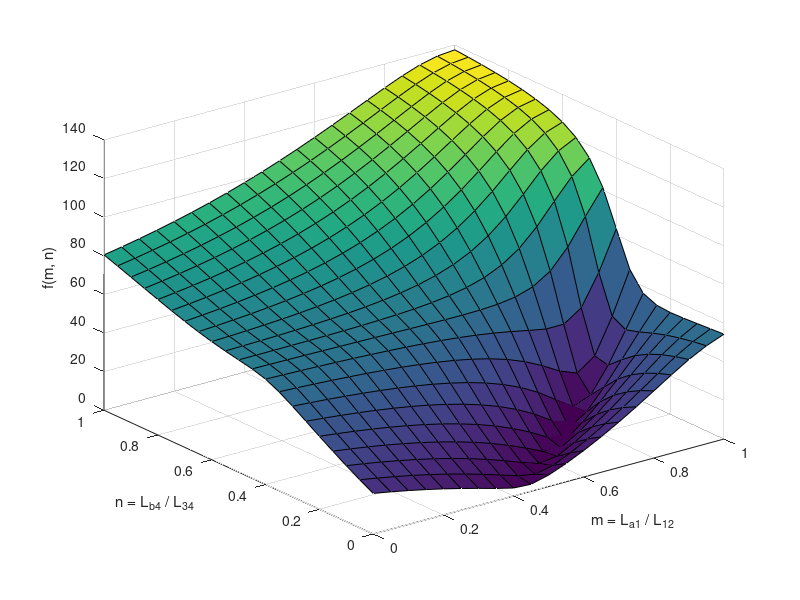

This chart was generated by the following MATLAB code:
% Design Optimization
% wyyjtu@gmail.com (2012-11-09)
function optimization()
    clear
    clc
    % initialize
    p1 = [2900, 200, 1700];
    p2 = [6200, 0, 1500];
    p3 = [5900, 2600, 1200];
    p4 = [6100, -1700, 1100];
    alpha = 135;
    beta = 135;
    % find a constrained minimum of the objective function
    x0 = [0.5, 0.5];
    f = @(x)obj_fun(p1, p2, p3, p4, alpha, beta, x);
    options = optimset('Algorithm', 'sqp', 'TolX', 1e-9);
    [x, fval] = fmincon(f, x0, [], [], [], [], [0, 0], [1, 1], [], options);
    % output
    obj_fun(p1, p2, p3, p4, alpha, beta, x, 1);
    % graph
    graph_objective(p1, p2, p3, p4, alpha, beta);
end
% objective function
function val = obj_fun(p1, p2, p3, p4, alpha, beta, x, varargin)
    % m = x(1) = L_a1 / L_12
    % n = x(2) = L_b4 / L_34
    m = x(1);
    n = x(2);
    % nodes pa, pb
    pa = m * p2 + (1 - m) * p1;
    pb = n * p3 + (1 - n) * p4;
    % vectors
    if m <= 0
        p1 = (m - 1) * p2 + (2 - m) * p1;
    end
    if n <= 0
        p4 = (n - 1) * p3 + (2 - n) * p4;
    end
    pa_pb = pb - pa;
    pa_p1 = p1 - pa;
    pb_p4 = p4 - pb;
    % alpha, beta
    alpha2 = acos(dot(pa_p1, pa_pb) / (norm(pa_p1) * norm(pa_pb)));
    beta2 = acos(dot(pb_p4, -pa_pb) / (norm(pb_p4) * norm(pa_pb)));
    alpha2 = alpha2 / pi * 180;
    beta2 = beta2 / pi * 180;
    % the value of the objective function
    val = ((alpha - alpha2)^2 + (beta - beta2)^2)^(1/2);
    % output
    if length(varargin) == 1
        fprintf('When (m, n) = (%15.12f, %15.12f):\nf(m, n) = %f\n\n', x, val)
        fprintf('pa = (%f, %f, %f)\npb = (%f, %f, %f)\n\n', pa, pb)
        fprintf('alpha = %f\nbeta = %f\n\n', alpha2, beta2)
    end
end
% graph
function graph_objective(p1, p2, p3, p4, alpha, beta)
    [X, Y] = meshgrid(0:0.05:1);
    Z = zeros(size(X));
    for i = 1:size(Z,1)
        for j = 1:size(Z,2)
            mn(1) = X(i, j);
            mn(2) = Y(i, j);
            Z(i, j) = obj_fun(p1, p2, p3, p4, alpha, beta, mn);
        end
    end
    surf(X, Y, Z)
    xlabel('m = L_{a1} / L_{12}'), ylabel('n = L_{b4} / L_{34}')
    zlabel('f(m, n)')
end
